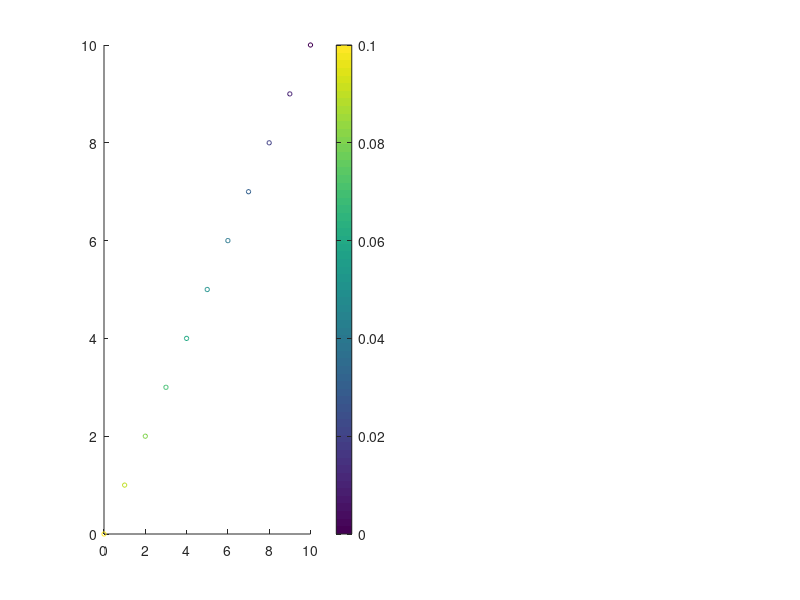

Write the MATLAB code that produced this figure.


 x = 0:1:10;
 y = 0:1:10; 
 z1 = .1:-.01:0;
 z2 = .01:-.001:0;

figure;
 subplot(1,2,1);
 scatter(x,y,10,z1); colorbar;
 